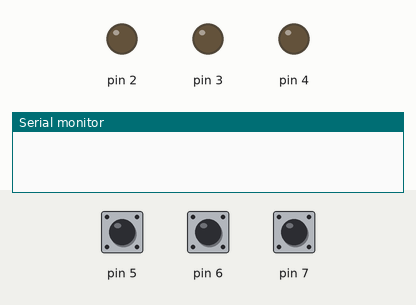
This sketch was run on a simulated Arduino Uno, built with avr-gcc and run on an emulated ATmega328P. On the bench: output pins drawn as LEDs (lit = HIGH), the last lines printed to the serial monitor. The inputs (shaded band) are chosen by the test bench; at power-on: pin 5 HIGH, pin 6 HIGH, pin 7 HIGH.

Above: at 1.2 s.
1.3 s: pin 5 pulled LOW for 0.15 s
At 2.5 s:
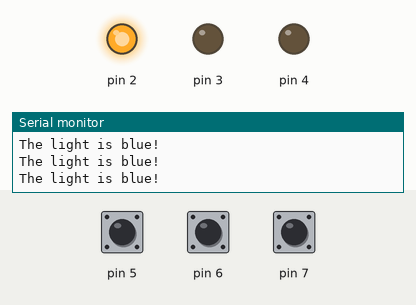
2.9 s: pin 6 pulled LOW for 0.15 s
At 3.9 s:
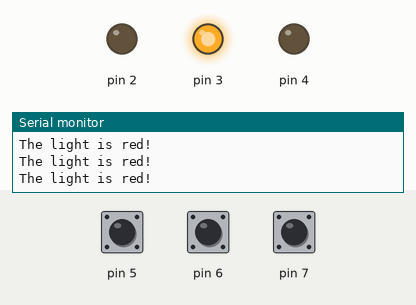
4.5 s: pin 7 pulled LOW for 0.15 s
At 5.1 s:
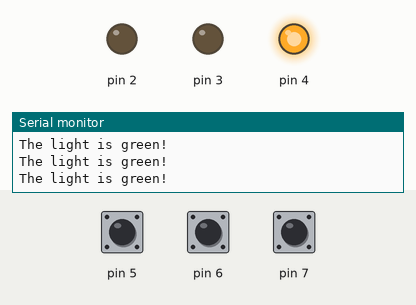
6.1 s: pin 5 pulled LOW for 1 s
At 7.5 s:
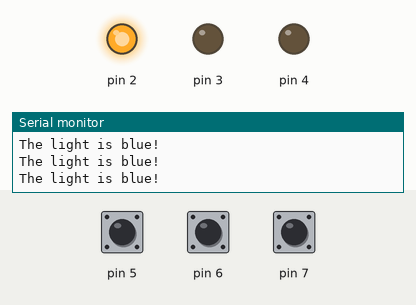
8.6 s: pin 6 pulled LOW for 1 s
At 9.4 s:
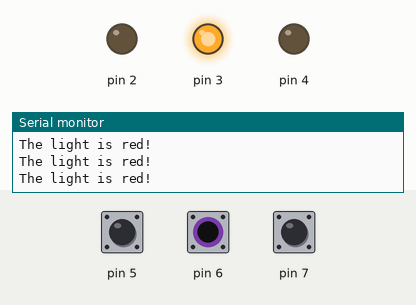
11.1 s: pin 5 driven LOW and pin 6 driven LOW
At 12.5 s:
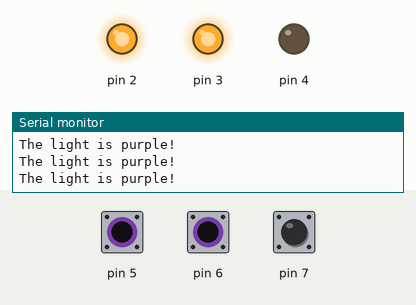
Timing chart, 0 to 13.6 s (numbered marks = the images above; inputs shaded):
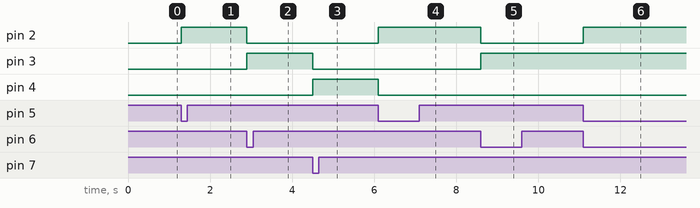

The sketch:

RGBLight.ino
```cpp
// TEC 284 Quiz 1
// Dane Bik
// September 25, 2025
void setup() {
  // Declare pinMode to read inputs from buttons and outputs for the LEDs, and start a Serial connection to print.
  Serial.begin(9600);
  pinMode(5, INPUT_PULLUP);
  pinMode(6, INPUT_PULLUP);
  pinMode(7, INPUT_PULLUP);
  pinMode(2, OUTPUT);
  pinMode(3, OUTPUT);
  pinMode(4, OUTPUT);
}

void loop() {
  // Check if any button is pressed, then lights up the LED associated with each button and print out the color
  if (digitalRead(5) == LOW && digitalRead(6) == HIGH && digitalRead(7) == HIGH) {
    Serial.println("The light is blue!");
    digitalWrite(2, HIGH);
    digitalWrite(3, LOW);
    digitalWrite(4, LOW);
  }
  else if (digitalRead(5) == HIGH && digitalRead(6) == LOW && digitalRead(7) == HIGH) {
    Serial.println("The light is red!");
    digitalWrite(2, LOW);
    digitalWrite(3, HIGH);
    digitalWrite(4, LOW);
  }
  else if (digitalRead(5) == HIGH && digitalRead(6) == HIGH && digitalRead(7) == LOW) {
    Serial.println("The light is green!");
    digitalWrite(2, LOW);
    digitalWrite(3, LOW);
    digitalWrite(4, HIGH);
  }
  else if (digitalRead(5) == LOW && digitalRead(6) == LOW && digitalRead(7) == HIGH) {
    Serial.println("The light is purple!");
    digitalWrite(2, HIGH);
    digitalWrite(3, HIGH);
    digitalWrite(4, LOW);
  }
  else if (digitalRead(5) == HIGH && digitalRead(6) == LOW && digitalRead(7) == LOW) {
    Serial.println("The light is yellow!");
    digitalWrite(2, LOW);
    digitalWrite(3, HIGH);
    digitalWrite(4, HIGH);
  }
  else if (digitalRead(5) == LOW && digitalRead(6) == HIGH && digitalRead(7) == LOW) {
    Serial.println("The light is cyan!");
    digitalWrite(2, HIGH);
    digitalWrite(3, LOW);
    digitalWrite(4, HIGH);
  }
  else if (digitalRead(5) == LOW && digitalRead(6) == LOW && digitalRead(7) == LOW) {
    Serial.println("The light is white!");
    digitalWrite(2, HIGH);
    digitalWrite(3, HIGH);
    digitalWrite(4, HIGH);
  }
}
```

Measured:
- after the input at 1.3 s, pin 2: LOW → HIGH at once
- after the input at 2.9 s, pin 2: HIGH → LOW at once; pin 3: LOW → HIGH at once
- after the input at 4.5 s, pin 3: HIGH → LOW at once; pin 4: LOW → HIGH at once
- after the input at 6.1 s, pin 2: LOW → HIGH at once; pin 4: HIGH → LOW at once
- after the input at 8.6 s, pin 2: HIGH → LOW at once; pin 3: LOW → HIGH at once
- after the input at 11.1 s, pin 2: LOW → HIGH at once
